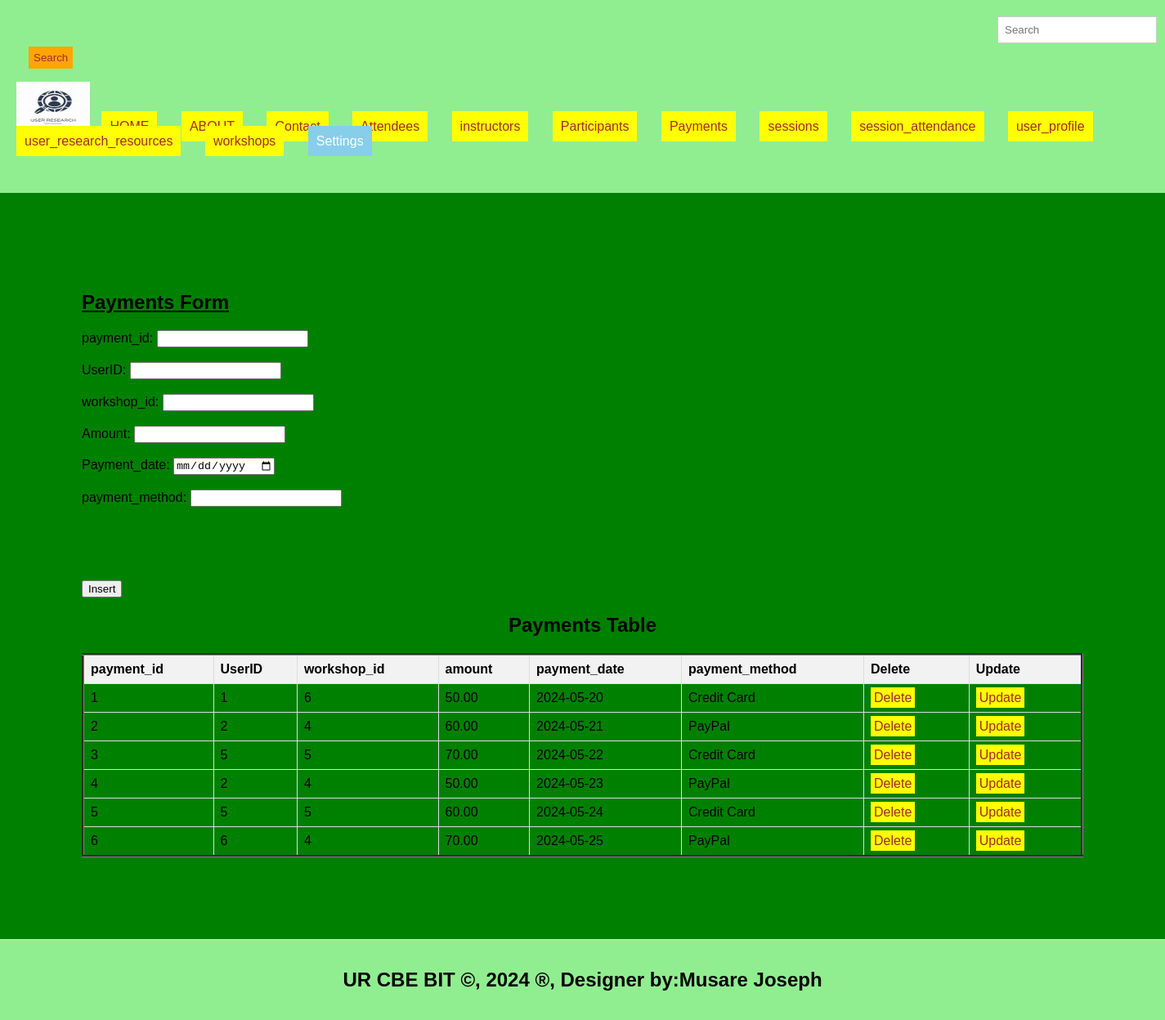
The page /payments.php on the database its author committed.
### tables this page shows
CREATE TABLE `payments` (
  `payment_id` int(11) NOT NULL,
  `user_id` int(11) DEFAULT NULL,
  `workshop_id` int(11) DEFAULT NULL,
  `amount` decimal(10,2) DEFAULT NULL,
  `payment_date` date DEFAULT NULL,
  `payment_method` varchar(50) DEFAULT NULL
);

### payments.php (the view, shortened to what this page needs)
<!DOCTYPE html>
<html lang="en">
<head>
  <link rel="stylesheet" type="text/css" href="styles.css" title="style 1" media="screen, tv, projection, handheld, print"/>
  </head>
  <header>
<body bgcolor="green">
  <form class="d-flex" role="search" action="search.php">
      <input class="form-control me-2" type="search" placeholder="Search" aria-label="Search" name="query">
      <button class="btn btn-outline-success" type="submit">Search</button>
    </form>
  <ul style="list-style-type: none; padding: 0;">
    <li style="display: inline; margin-right: 10px;">
    <img src="./image/logos.jpeg" width="90" height="60" alt="Logo">
  </li>
      <li style="display: inline; margin-right: 10px;"><a href="./home.html">HOME</a>
  </li>
    <li style="display: inline; margin-right: 10px;"><a href="./about.html">ABOUT</a>
  </li>
  <li style="display: inline; margin-right: 10px;"><a href="./Contact.html">Contact</a>
  </li>
    <li style="display: inline; margin-right: 10px;"><a href="./attendees.php">Attendees</a>
  </li>
    <li style="display: inline; margin-right: 10px;"><a href="./instructors.php">instructors</a>
  </li>
    <li style="display: inline; margin-right: 10px;"><a href="./participants.php">Participants</a>
  </li>
    <li style="display: inline; margin-right: 10px;"><a href="./payments.php">Payments</a>
  </li>
    <li style="display: inline; margin-right: 10px;"><a href="./sessions.php">sessions</a>
  </li>
    <li style="display: inline; margin-right: 10px;"><a href="./session_attendance.php">session_attendance</a>
  </li>  <li style="display: inline; margin-right: 10px;"><a href="./user_profile.php">user_profile</a>
  </li>
    <li style="display: inline; margin-right: 10px;"><a href="./user_research_resources.php">user_research_resources</a>
  </li>
<li style="display: inline; margin-right: 10px;"><a href="./workshops.php">workshops</a>
  </li>
    <li class="dropdown" style="display: inline; margin-right: 10px;">
      <a href="#" style="padding: 10px; color: white; background-color: skyblue; text-decoration: none; margin-right: 15px;">Settings</a>
    </li><br><br>
  </ul>
</header>
<section>
    <h1><u>Payments Form</u></h1>
<form method="post" onsubmit="return confirmInsert();">
    <label for="payment_id">payment_id:</label>
    <input type="number" id="book_id" name="book_id" required><br><br>
    <label for="UserID">UserID:</label>
    <input type="number" id="ride_id" name="ride_id" required><br><br>
    <label for="workshop_id">workshop_id:</label>
    <input type="number" id="passenger_id" name="passenger_id" required><br><br>
    <label for="amount">Amount:</label>
    <input type="number" id="passengerid" name="passengerid" required><br><br>
    <label for="payment_date">Payment_date:</label>
    <input type="DATE" id="passengeid" name="passengeid" required><br><br>
    <label for="payment_method">payment_method:</label>
    <input type="number" id="passengid" name="passengid" required><br><br>
        </select><br><br>
    </select><br><br>
    <input type="submit" name="add" value="Insert">
</form>
<!DOCTYPE html>
<html>
<head>
</head>
<body>
    <center><h2>Payments Table</h2></center>
    <table border="3">
        <tr>
            <th>payment_id</th>
            <th>UserID</th>
            <th>workshop_id</th>
            <th>amount</th>
            <th>payment_date</th>
            <th>payment_method</th>
            <th>Delete</th>
            <th>Update</th>
        </tr>
<?php
include('db_connection.php');
$sql = "SELECT * FROM payments";
$result = $connection->query($sql);
if ($result->num_rows > 0) {
    while ($row = $result->fetch_assoc()) {
        $payment_id = $row['payment_id'];
        echo "<tr>
            <td>" . $row['payment_id'] . "</td>
            <td>" . $row['user_id'] . "</td>
            <td>" . $row['workshop_id'] . "</td>
            <td>" . $row['amount'] . "</td>
            <td>" . $row['payment_date'] . "</td>
            <td>" . $row['payment_method'] . "</td>
            <td><a style='padding:4px' href='delete_payments.php?payment_id=$payment_id'>Delete</a></td>
            <td><a style='padding:4px' href='update_payments.php?payment_id=$payment_id'>Update</a></td>
        </tr>";
    }
} else {
    echo "<tr><td colspan='7'>No data found</td></tr>";
}
?>
      </table>
</body>
</section>
<footer>
  <center>
   <b><h2>UR CBE BIT &copy, 2024 &reg, Designer by:Musare Joseph</h2></b>
  </center>
</footer>
</body>
</html>

### styles.css (style rules this page uses)
body { font-family: Arial, sans-serif; margin: 0; padding: 0; }
.form-control { padding: 8px; margin-left: 4px; border: 1px solid #ccc; }
.btn { padding: 6px; background-color: orange; color: brown; border: none; }
.dropdown { position: relative; display: inline; margin-right: 10px; }
body { font-family: Arial,sans-serif; margin:0; padding:0; }
header { background-color:lightgreen; padding: 20px; }
.dropdown { position: right; display:right; direction:rtl; }
section { padding:100px; border-bottom: 1px solid #ddd; }
footer { text-align: center; padding: 15px; background-color:lightgreen; }

### payments.php (style rules this page uses)
a { padding: 10px; color: white; background-color: yellow; text-decoration: none; margin-right: 15px; }
a:link { color: brown; }
button.btn { margin-left: 15px; margin-top: 4px; }
input.form-control { margin-left: 1200px; padding: 8px; }
table { width: 100%; border-collapse: collapse; }
th, td { border: 1px solid #ddd; padding: 8px; text-align: left; }
th { background-color: #f2f2f2; }

### rows shown on the page
payments: payment_id "1", user "1", workshop "6", amount "50.00", payment_date "2024-05-20", payment_method "Credit Card"
payments: payment_id "2", user "2", workshop "4", amount "60.00", payment_date "2024-05-21", payment_method "PayPal"
payments: payment_id "3", user "5", workshop "5", amount "70.00", payment_date "2024-05-22", payment_method "Credit Card"
payments: payment_id "4", user "2", workshop "4", amount "50.00", payment_date "2024-05-23", payment_method "PayPal"
payments: payment_id "5", user "5", workshop "5", amount "60.00", payment_date "2024-05-24", payment_method "Credit Card"
payments: payment_id "6", user "6", workshop "4", amount "70.00", payment_date "2024-05-25", payment_method "PayPal"
